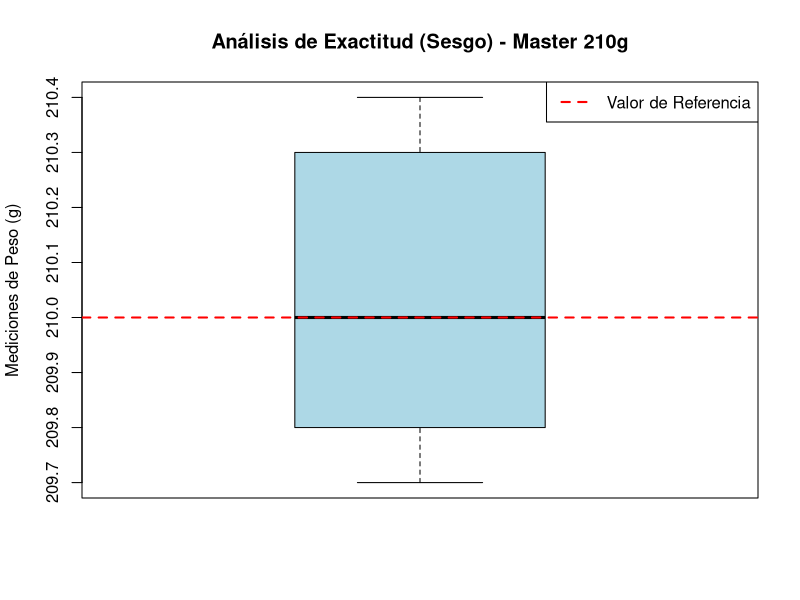
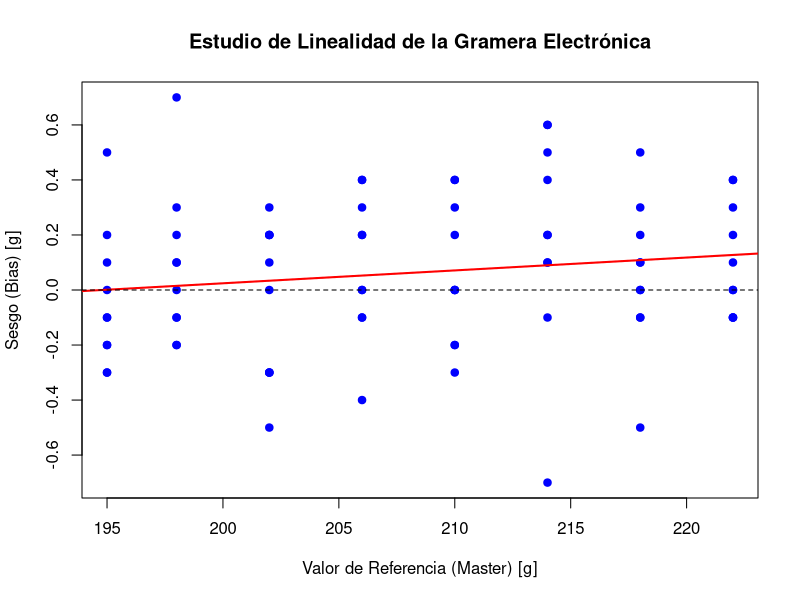

These figures' R source, in order:
# ==============================================================================
# SCRIPT 01: ANÁLISIS DE EXACTITUD (SESGO) Y LINEALIDAD
# Proyecto: Evaluación del Sistema de Medición en Unifrutti S.A.
# Archivo de entrada: paltas_linealidad.xlsx
# ==============================================================================
rm(list = ls())
# Cargar librerías necesarias
library(readxl)

# --- PASO 1: IMPORTAR LOS DATOS ---
# Asegúrate de que el archivo Excel esté en el mismo directorio de trabajo (Working Directory)
datos_linealidad <- read_excel("paltas_linealidad.xlsx")

# Mostrar las primeras filas para confirmar la carga exitosa
head(datos_linealidad)


# ==============================================================================
# ESTUDIO DE EXACTITUD (SESGO) - NIVEL BÁSICO (R BASE)
# ==============================================================================
# Para el sesgo, evaluamos la Pieza Master con valor de referencia = 210g
datos_sesgo <- subset(datos_linealidad, Valor_Master == 210)
mediciones_sesgo <- datos_sesgo$Peso
valor_referencia <- 210

# --- Prueba de Normalidad (Shapiro-Wilk) ---
cat("\n--- PRUEBA DE NORMALIDAD (PIEZA MASTER 210g) ---\n")
print(shapiro.test(mediciones_sesgo))

# --- Cálculo del Sesgo ---
promedio_medido <- mean(mediciones_sesgo)
sesgo_promedio <- promedio_medido - valor_referencia
sesgo_promedio

# --- Prueba de Hipótesis (T-Test) ---
# H0: El sesgo es igual a 0 (El instrumento es exacto)
# H1: El sesgo es diferente de 0
resultado_test <- t.test(mediciones_sesgo, mu = valor_referencia)
print(resultado_test)

# --- Intervalo de confianza para el sesgo ---
IC <- resultado_test$conf.int - valor_referencia

# --- Resumen de Sesgo ---
cat("\nRESULTADOS DE EXACTITUD (SESGO)\n")
cat("-------------------------------\n")
cat("Sesgo =", round(sesgo_promedio, 4), "g\n")
cat("IC 95% del sesgo: [", round(IC[1], 4), ",", round(IC[2], 4), "]\n")

# --- Gráfico de Sesgo ---
boxplot(mediciones_sesgo, 
        main = "Análisis de Exactitud (Sesgo) - Master 210g", 
        ylab = "Mediciones de Peso (g)", col = "lightblue")
abline(h = valor_referencia, col = "red", lwd = 2, lty = 2)
legend("topright", legend = c("Valor de Referencia"), col = c("red"), lty = 2, lwd = 2)


# ==============================================================================
# ESTUDIO DE LINEALIDAD 
# ==============================================================================

# --- Calcular el Sesgo (Bias) general para cada lectura ---
datos_linealidad$Sesgo <- datos_linealidad$Peso - datos_linealidad$Valor_Master

# --- Crear el modelo de regresión lineal (Sesgo en función de la Referencia) ---
modelo_linealidad <- lm(Sesgo ~ Valor_Master, data = datos_linealidad)

# --- Mostrar los resultados estadísticos ---
cat("\n--- RESULTADOS DEL MODELO DE LINEALIDAD ---\n")
print(summary(modelo_linealidad))

# --- Mostrar los Intervalos de confianza de los coeficientes ---
cat("\n--- INTERVALOS DE CONFIANZA (MODELO DE LINEALIDAD) ---\n")
print(confint(modelo_linealidad))

# --- Generar el Gráfico de Linealidad (Estándar AIAG) ---
plot(datos_linealidad$Valor_Master, datos_linealidad$Sesgo, 
     main = "Estudio de Linealidad de la Gramera Electrónica",
     xlab = "Valor de Referencia (Master) [g]", 
     ylab = "Sesgo (Bias) [g]", 
     pch = 19, col = "blue")

# Añadir línea de regresión (roja) y línea de sesgo cero (negra discontinua)
abline(modelo_linealidad, col = "red", lwd = 2)
abline(h = 0, col = "black", lty = 2)
